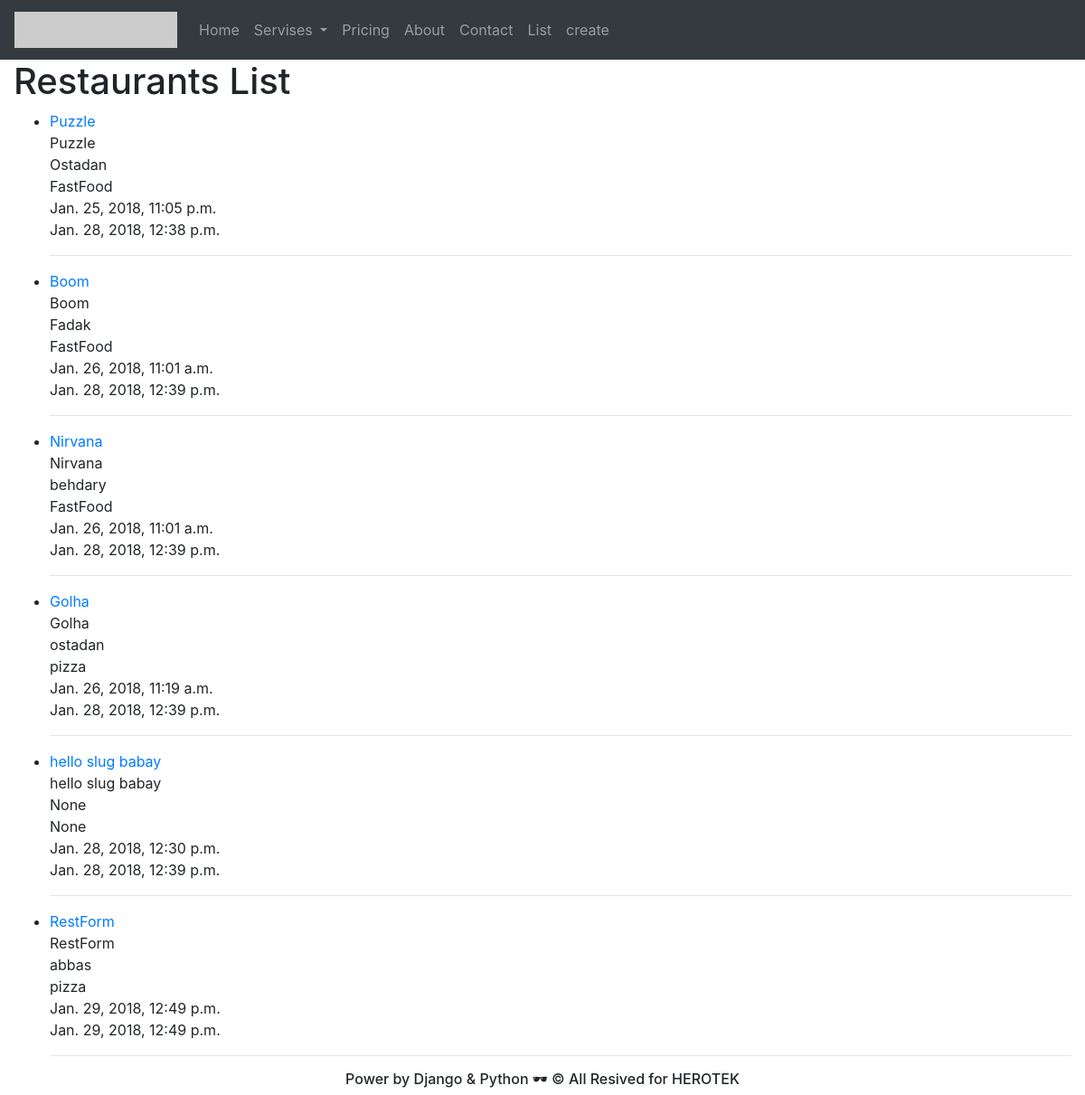
The page /restaurants/ on the database its author committed.
### restaurants/models.py (models this page shows, shortened)
class RestaurantLocation(models.Model):
    name = models.CharField(max_length=120)
    location = models.CharField(max_length=120, null=True, blank=True)
    category = models.CharField(max_length=120, null=True, blank=True)
    timestamp = models.DateTimeField(auto_now_add=True)
    updated = models.DateTimeField(auto_now=True)
    slug = models.SlugField(null=True, blank=True)
    def __str__(self):
        return self.name

### restaurants/views.py (the view)
# urls.py: url(r'^restaurants/$', RestaurantListView.as_view()),
class RestaurantListView(ListView):
    def get_queryset(self):
        slug = self.kwargs.get("slug")
        if slug:
            queryset = RestaurantLocation.objects.filter(
                Q(category__iexact=slug) |
                Q(category__icontains=slug)
            )
        else:
            queryset = RestaurantLocation.objects.all()
        return queryset

### restaurants/templates/restaurants/restaurantlocation_list.html (shortened to what this page needs)
{% extends "base.html" %}
{% block content %}
<h1> Restaurants List </h1>
<ul>
{% for obj in object_list %}
    <li><a href="/restaurants/{{ obj.slug }}/"> {{ obj }} </a> <br> {{ obj.name }} <br> {{ obj.location }} <br> {{ obj.category }} <br> {{ obj.timestamp }}<br> {{ obj.updated }}</li> <hr>
{% endfor %}
</ul>
{% endblock content %}

### rows shown on the page
RestaurantLocation: name "Puzzle", location "Ostadan", category "FastFood", timestamp "Jan. 25, 2018, 11:05 p.m.", updated "Jan. 28, 2018, 12:38 p.m."
RestaurantLocation: name "Boom", location "Fadak", category "FastFood", timestamp "Jan. 26, 2018, 11:01 a.m.", updated "Jan. 28, 2018, 12:39 p.m."
RestaurantLocation: name "Nirvana", location "behdary", category "FastFood", timestamp "Jan. 26, 2018, 11:01 a.m.", updated "Jan. 28, 2018, 12:39 p.m."
RestaurantLocation: name "Golha", location "ostadan", category "pizza", timestamp "Jan. 26, 2018, 11:19 a.m.", updated "Jan. 28, 2018, 12:39 p.m."
RestaurantLocation: name "hello slug babay", location "None", category "None", timestamp "Jan. 28, 2018, 12:30 p.m.", updated "Jan. 28, 2018, 12:39 p.m."
RestaurantLocation: name "RestForm", location "abbas", category "pizza", timestamp "Jan. 29, 2018, 12:49 p.m.", updated "Jan. 29, 2018, 12:49 p.m."
